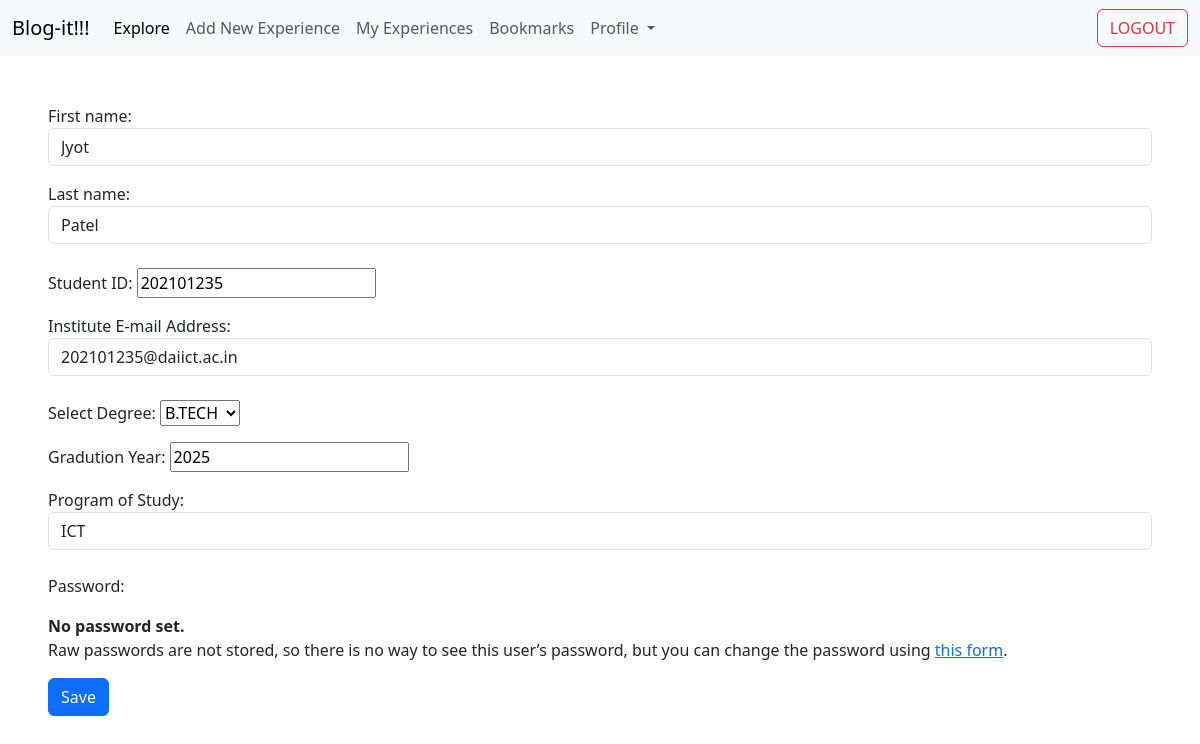
The page /home/edit_profile/ (signed in) on the database its author committed.
### accounts/models.py (models this page shows)
class NewUser(AbstractUser):
    email = models.EmailField(unique=True)
    degree = models.CharField(max_length=6,choices=[("B.TECH",'B.TECH'),("M.TECH",'M.TECH'),("MSC",'MSC')], null=True, blank=False)
    year = models.PositiveIntegerField(null=True, blank=False)
    program = models.CharField(max_length=255, null=True, blank=False)

### home/views.py (the view)
# urls.py: path('edit_profile/', edit_profile.as_view(), name="edit_profile"),
class edit_profile(LoginRequiredMixin, SuccessMessageMixin, UpdateView):
    template_name = 'edit_profile.html'
    form_class = EditProfileForm
    success_message = 'Profile Changes Saved Successfully !!!'
    success_url = reverse_lazy('explore')
    def get_object(self):
        return self.request.user

### home/forms.py
class EditProfileForm(UserChangeForm):
    first_name = forms.CharField(label='First name', max_length=100, widget=forms.TextInput(attrs={'class' : 'form-control mb-3'}))
    last_name = forms.CharField(label='Last name', max_length=100, widget=forms.TextInput(attrs={'class' : 'form-control mb-4'}))
    username = forms.IntegerField(label='Student ID', min_value=200100000)
    email = forms.EmailField(label='Institute E-mail Address', widget=forms.EmailInput(attrs={'class': 'form-control mb-4'}))
    degree = forms.ChoiceField(label='Select Degree',choices=(("B.TECH",'B.TECH'),("M.TECH",'M.TECH'),("MSC",'MSC')))
    year = forms.IntegerField(label='Gradution Year', min_value=2021)
    program = forms.CharField(label='Program of Study', widget=forms.TextInput(attrs={'class' : 'form-control mb-4'}))
    class Meta:
        model = NewUser
        fields = ('first_name', 'last_name','username', 'email', 'degree', 'year', 'program')

### templates/edit_profile.html (shortened to what this page needs)
{% extends 'base.html' %}
{% block content %}
<nav class="navbar navbar-expand-lg navbar-light bg-light">
    <div class="container-fluid">
      <a class="navbar-brand">Blog-it!!!</a>
      <div class="collapse navbar-collapse" id="navbarSupportedContent">
        <ul class="navbar-nav me-auto mb-2 mb-lg-0">
          <li class="nav-item">
            <a class="nav-link active" aria-current="page" href={% url 'explore' %}>Explore</a>
          </li>
          <li class="nav-item">
            <a class="nav-link" href={% url 'add_new_experience' %}>Add New Experience</a>
          </li>
          <li class="nav-item">
            <a class="nav-link" href={% url 'my_experiences' %}>My Experiences</a>
          </li>
          <li class="nav-item">
            <a class="nav-link" href={% url 'bookmarks' %}>Bookmarks</a>
          </li>
          <li class="nav-item dropdown">
            <a class="nav-link dropdown-toggle" href="#" id="navbarDropdown" role="button" data-bs-toggle="dropdown" aria-expanded="false">
              Profile
            </a>
          </li>
        </ul>
        <form class="d-flex" action={% url 'logout' %} method="post">
          <button class="btn btn-outline-danger" type="submit">LOGOUT</button>
        </form>
      </div>
    </div>
  </nav>
<form action="" method="post" class="m-5">
    {{ form.as_p }}
    <button type="submit" class="btn btn-primary">Save</button>
</form>
{% endblock content %}

### rows shown on the page
NewUser: first_name "Jyot", last_name "Patel", username "202101235", email "202101235@daiict.ac.in", degree "B.TECH", year "2025", program "ICT"
